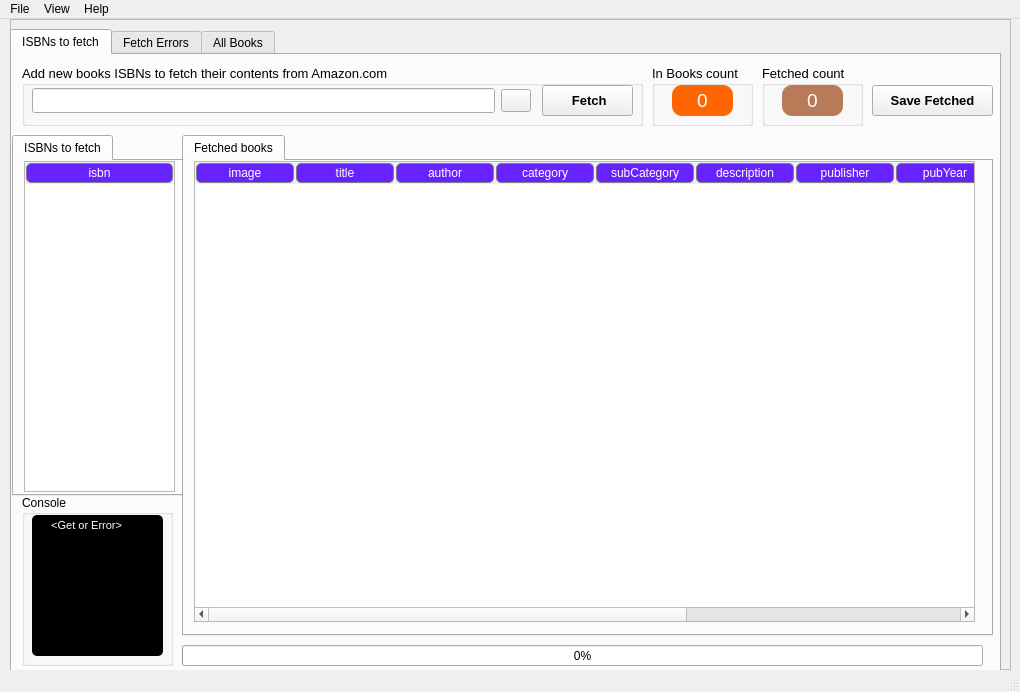
<?xml version="1.0" encoding="UTF-8"?>
<ui version="4.0">
 <class>MainWindow</class>
 <widget class="QMainWindow" name="MainWindow">
  <property name="geometry">
   <rect>
    <x>0</x>
    <y>0</y>
    <width>1020</width>
    <height>692</height>
   </rect>
  </property>
  <property name="sizePolicy">
   <sizepolicy hsizetype="Preferred" vsizetype="Preferred">
    <horstretch>0</horstretch>
    <verstretch>0</verstretch>
   </sizepolicy>
  </property>
  <property name="windowTitle">
   <string>Amazon Books Scraper - Main</string>
  </property>
  <property name="windowIcon">
   <iconset>
    <normaloff>files/app_icon.jpg</normaloff>files/app_icon.jpg</iconset>
  </property>
  <property name="dockOptions">
   <set>QMainWindow::AllowNestedDocks|QMainWindow::AllowTabbedDocks|QMainWindow::AnimatedDocks|QMainWindow::ForceTabbedDocks|QMainWindow::VerticalTabs</set>
  </property>
  <widget class="QWidget" name="centralwidget">
   <widget class="QFrame" name="frame_2">
    <property name="geometry">
     <rect>
      <x>10</x>
      <y>0</y>
      <width>1001</width>
      <height>651</height>
     </rect>
    </property>
    <property name="frameShape">
     <enum>QFrame::StyledPanel</enum>
    </property>
    <property name="frameShadow">
     <enum>QFrame::Raised</enum>
    </property>
    <widget class="QTabWidget" name="main_tabWidget">
     <property name="geometry">
      <rect>
       <x>0</x>
       <y>10</y>
       <width>991</width>
       <height>661</height>
      </rect>
     </property>
     <property name="toolTip">
      <string/>
     </property>
     <property name="styleSheet">
      <string notr="true">;</string>
     </property>
     <property name="currentIndex">
      <number>0</number>
     </property>
     <property name="movable">
      <bool>true</bool>
     </property>
     <widget class="QWidget" name="isbnsFetch_tab">
      <attribute name="title">
       <string>ISBNs to fetch</string>
      </attribute>
      <widget class="QGroupBox" name="groupBox_3">
       <property name="geometry">
        <rect>
         <x>10</x>
         <y>10</y>
         <width>621</width>
         <height>61</height>
        </rect>
       </property>
       <property name="font">
        <font>
         <pointsize>10</pointsize>
         <weight>50</weight>
         <bold>false</bold>
        </font>
       </property>
       <property name="title">
        <string>Add new books ISBNs to fetch their contents from Amazon.com</string>
       </property>
       <widget class="QWidget" name="horizontalLayoutWidget">
        <property name="geometry">
         <rect>
          <x>10</x>
          <y>20</y>
          <width>499</width>
          <height>32</height>
         </rect>
        </property>
        <layout class="QHBoxLayout" name="horizontalLayout">
         <item>
          <widget class="QLineEdit" name="csvFilePath_lineEdit">
           <property name="minimumSize">
            <size>
             <width>0</width>
             <height>25</height>
            </size>
           </property>
          </widget>
         </item>
         <item>
          <widget class="QPushButton" name="openFile_pushButton">
           <property name="maximumSize">
            <size>
             <width>30</width>
             <height>16777215</height>
            </size>
           </property>
           <property name="font">
            <font>
             <pointsize>10</pointsize>
             <weight>75</weight>
             <bold>true</bold>
            </font>
           </property>
           <property name="toolTip">
            <string>Choose CSV file with list of ISBNs to fecth</string>
           </property>
           <property name="text">
            <string/>
           </property>
           <property name="icon">
            <iconset>
             <normaloff>files/menuBar_icons/open.png</normaloff>files/menuBar_icons/open.png</iconset>
           </property>
           <property name="iconSize">
            <size>
             <width>20</width>
             <height>20</height>
            </size>
           </property>
           <property name="autoDefault">
            <bool>false</bool>
           </property>
           <property name="flat">
            <bool>false</bool>
           </property>
          </widget>
         </item>
        </layout>
       </widget>
       <widget class="QPushButton" name="fetchInfo_pushButton">
        <property name="geometry">
         <rect>
          <x>520</x>
          <y>20</y>
          <width>91</width>
          <height>31</height>
         </rect>
        </property>
        <property name="font">
         <font>
          <pointsize>10</pointsize>
          <weight>75</weight>
          <bold>true</bold>
         </font>
        </property>
        <property name="toolTip">
         <string>Fetch ISBNs books from Amazon.com</string>
        </property>
        <property name="styleSheet">
         <string notr="true"/>
        </property>
        <property name="text">
         <string> Fetch</string>
        </property>
        <property name="icon">
         <iconset>
          <normaloff>files/pushButtons_icons/fetch.png</normaloff>files/pushButtons_icons/fetch.png</iconset>
        </property>
        <property name="iconSize">
         <size>
          <width>20</width>
          <height>20</height>
         </size>
        </property>
        <property name="autoDefault">
         <bool>false</bool>
        </property>
        <property name="flat">
         <bool>false</bool>
        </property>
       </widget>
      </widget>
      <widget class="QProgressBar" name="progressBar">
       <property name="geometry">
        <rect>
         <x>170</x>
         <y>590</y>
         <width>801</width>
         <height>21</height>
        </rect>
       </property>
       <property name="value">
        <number>0</number>
       </property>
      </widget>
      <widget class="QGroupBox" name="groupBox">
       <property name="geometry">
        <rect>
         <x>10</x>
         <y>440</y>
         <width>151</width>
         <height>171</height>
        </rect>
       </property>
       <property name="title">
        <string>Console</string>
       </property>
       <widget class="QTextEdit" name="console_textEdit">
        <property name="geometry">
         <rect>
          <x>10</x>
          <y>20</y>
          <width>131</width>
          <height>141</height>
         </rect>
        </property>
        <property name="palette">
         <palette>
          <active>
           <colorrole role="Button">
            <brush brushstyle="SolidPattern">
             <color alpha="255">
              <red>0</red>
              <green>0</green>
              <blue>0</blue>
             </color>
            </brush>
           </colorrole>
           <colorrole role="Text">
            <brush brushstyle="SolidPattern">
             <color alpha="255">
              <red>255</red>
              <green>255</green>
              <blue>255</blue>
             </color>
            </brush>
           </colorrole>
           <colorrole role="Base">
            <brush brushstyle="SolidPattern">
             <color alpha="255">
              <red>0</red>
              <green>0</green>
              <blue>0</blue>
             </color>
            </brush>
           </colorrole>
           <colorrole role="Window">
            <brush brushstyle="SolidPattern">
             <color alpha="255">
              <red>0</red>
              <green>0</green>
              <blue>0</blue>
             </color>
            </brush>
           </colorrole>
          </active>
          <inactive>
           <colorrole role="Button">
            <brush brushstyle="SolidPattern">
             <color alpha="255">
              <red>0</red>
              <green>0</green>
              <blue>0</blue>
             </color>
            </brush>
           </colorrole>
           <colorrole role="Text">
            <brush brushstyle="SolidPattern">
             <color alpha="255">
              <red>255</red>
              <green>255</green>
              <blue>255</blue>
             </color>
            </brush>
           </colorrole>
           <colorrole role="Base">
            <brush brushstyle="SolidPattern">
             <color alpha="255">
              <red>0</red>
              <green>0</green>
              <blue>0</blue>
             </color>
            </brush>
           </colorrole>
           <colorrole role="Window">
            <brush brushstyle="SolidPattern">
             <color alpha="255">
              <red>0</red>
              <green>0</green>
              <blue>0</blue>
             </color>
            </brush>
           </colorrole>
          </inactive>
          <disabled>
           <colorrole role="Button">
            <brush brushstyle="SolidPattern">
             <color alpha="255">
              <red>0</red>
              <green>0</green>
              <blue>0</blue>
             </color>
            </brush>
           </colorrole>
           <colorrole role="Text">
            <brush brushstyle="SolidPattern">
             <color alpha="255">
              <red>120</red>
              <green>120</green>
              <blue>120</blue>
             </color>
            </brush>
           </colorrole>
           <colorrole role="Base">
            <brush brushstyle="SolidPattern">
             <color alpha="255">
              <red>0</red>
              <green>0</green>
              <blue>0</blue>
             </color>
            </brush>
           </colorrole>
           <colorrole role="Window">
            <brush brushstyle="SolidPattern">
             <color alpha="255">
              <red>0</red>
              <green>0</green>
              <blue>0</blue>
             </color>
            </brush>
           </colorrole>
          </disabled>
         </palette>
        </property>
        <property name="styleSheet">
         <string notr="true">QTextEdit {background-color:black; border-radius:5px;}</string>
        </property>
        <property name="html">
         <string>&lt;!DOCTYPE HTML PUBLIC &quot;-//W3C//DTD HTML 4.0//EN&quot; &quot;http://www.w3.org/TR/REC-html40/strict.dtd&quot;&gt;
&lt;html&gt;&lt;head&gt;&lt;meta name=&quot;qrichtext&quot; content=&quot;1&quot; /&gt;&lt;style type=&quot;text/css&quot;&gt;
p, li { white-space: pre-wrap; }
&lt;/style&gt;&lt;/head&gt;&lt;body style=&quot; font-family:'MS Shell Dlg 2'; font-size:8.25pt; font-weight:400; font-style:normal;&quot;&gt;
&lt;p style=&quot; margin-top:0px; margin-bottom:0px; margin-left:0px; margin-right:0px; -qt-block-indent:0; text-indent:0px;&quot;&gt;     &amp;lt;Get or Error&amp;gt;&lt;/p&gt;&lt;/body&gt;&lt;/html&gt;</string>
        </property>
       </widget>
      </widget>
      <widget class="QPushButton" name="saveFetched_pushButton">
       <property name="geometry">
        <rect>
         <x>860</x>
         <y>30</y>
         <width>121</width>
         <height>31</height>
        </rect>
       </property>
       <property name="font">
        <font>
         <pointsize>10</pointsize>
         <weight>75</weight>
         <bold>true</bold>
        </font>
       </property>
       <property name="toolTip">
        <string>Save fetched books as CSV file</string>
       </property>
       <property name="statusTip">
        <string/>
       </property>
       <property name="text">
        <string>Save Fetched</string>
       </property>
       <property name="icon">
        <iconset>
         <normaloff>files/pushButtons_icons/save_all.png</normaloff>files/pushButtons_icons/save_all.png</iconset>
       </property>
       <property name="iconSize">
        <size>
         <width>20</width>
         <height>20</height>
        </size>
       </property>
      </widget>
      <widget class="QGroupBox" name="groupBox_5">
       <property name="geometry">
        <rect>
         <x>750</x>
         <y>10</y>
         <width>101</width>
         <height>61</height>
        </rect>
       </property>
       <property name="font">
        <font>
         <pointsize>10</pointsize>
         <weight>50</weight>
         <bold>false</bold>
         <underline>false</underline>
        </font>
       </property>
       <property name="title">
        <string>Fetched count</string>
       </property>
       <widget class="QLabel" name="fetchedCount_label">
        <property name="geometry">
         <rect>
          <x>20</x>
          <y>20</y>
          <width>61</width>
          <height>31</height>
         </rect>
        </property>
        <property name="font">
         <font>
          <pointsize>14</pointsize>
         </font>
        </property>
        <property name="styleSheet">
         <string notr="true">background-color: #B97A57; color: white; border-radius:10px;</string>
        </property>
        <property name="text">
         <string>0</string>
        </property>
        <property name="alignment">
         <set>Qt::AlignCenter</set>
        </property>
       </widget>
      </widget>
      <widget class="QTabWidget" name="tabWidget_2">
       <property name="geometry">
        <rect>
         <x>0</x>
         <y>80</y>
         <width>171</width>
         <height>361</height>
        </rect>
       </property>
       <property name="currentIndex">
        <number>0</number>
       </property>
       <widget class="QWidget" name="tab_4">
        <attribute name="title">
         <string>ISBNs to fetch</string>
        </attribute>
        <widget class="QTableWidget" name="isbns_tableWidget">
         <property name="geometry">
          <rect>
           <x>10</x>
           <y>0</y>
           <width>151</width>
           <height>331</height>
          </rect>
         </property>
         <property name="styleSheet">
          <string notr="true">QHeaderView::section
{
spacing: 10px;
background-color:#6622ff;
color: white;
border: 1px solid grey;
border-radius:5px;
margin: 1px;
text-align: right;
font-family: arial;
font-size:12px;
}</string>
         </property>
         <property name="frameShadow">
          <enum>QFrame::Sunken</enum>
         </property>
         <property name="editTriggers">
          <set>QAbstractItemView::NoEditTriggers</set>
         </property>
         <property name="alternatingRowColors">
          <bool>true</bool>
         </property>
         <attribute name="horizontalHeaderStretchLastSection">
          <bool>true</bool>
         </attribute>
         <column>
          <property name="text">
           <string>isbn</string>
          </property>
         </column>
        </widget>
       </widget>
      </widget>
      <widget class="QTabWidget" name="tabWidget_3">
       <property name="geometry">
        <rect>
         <x>170</x>
         <y>80</y>
         <width>811</width>
         <height>501</height>
        </rect>
       </property>
       <widget class="QWidget" name="tab_5">
        <attribute name="title">
         <string>Fetched books</string>
        </attribute>
        <widget class="QTableWidget" name="fetchedBooks_tableWidget">
         <property name="geometry">
          <rect>
           <x>10</x>
           <y>0</y>
           <width>781</width>
           <height>461</height>
          </rect>
         </property>
         <property name="styleSheet">
          <string notr="true">QHeaderView::section
{
spacing: 10px;
background-color:#6622ff;
color: white;
border: 1px solid grey;
border-radius:5px;
margin: 1px;
text-align: right;
font-family: arial;
font-size:12px;
}</string>
         </property>
         <property name="frameShadow">
          <enum>QFrame::Sunken</enum>
         </property>
         <property name="editTriggers">
          <set>QAbstractItemView::NoEditTriggers</set>
         </property>
         <property name="alternatingRowColors">
          <bool>true</bool>
         </property>
         <attribute name="horizontalHeaderStretchLastSection">
          <bool>true</bool>
         </attribute>
         <attribute name="verticalHeaderDefaultSectionSize">
          <number>100</number>
         </attribute>
         <attribute name="verticalHeaderMinimumSectionSize">
          <number>50</number>
         </attribute>
         <column>
          <property name="text">
           <string>image</string>
          </property>
         </column>
         <column>
          <property name="text">
           <string>title</string>
          </property>
         </column>
         <column>
          <property name="text">
           <string>author</string>
          </property>
         </column>
         <column>
          <property name="text">
           <string>category</string>
          </property>
         </column>
         <column>
          <property name="text">
           <string>subCategory</string>
          </property>
         </column>
         <column>
          <property name="text">
           <string>description</string>
          </property>
         </column>
         <column>
          <property name="text">
           <string>publisher</string>
          </property>
         </column>
         <column>
          <property name="text">
           <string>pubYear</string>
          </property>
         </column>
         <column>
          <property name="text">
           <string>language</string>
          </property>
         </column>
         <column>
          <property name="text">
           <string>numPages</string>
          </property>
         </column>
         <column>
          <property name="text">
           <string>isbn</string>
          </property>
         </column>
        </widget>
       </widget>
      </widget>
      <widget class="QGroupBox" name="groupBox_6">
       <property name="geometry">
        <rect>
         <x>640</x>
         <y>10</y>
         <width>101</width>
         <height>61</height>
        </rect>
       </property>
       <property name="font">
        <font>
         <pointsize>10</pointsize>
         <weight>50</weight>
         <bold>false</bold>
         <underline>false</underline>
        </font>
       </property>
       <property name="title">
        <string>In Books count</string>
       </property>
       <widget class="QLabel" name="inBooksCount_label">
        <property name="geometry">
         <rect>
          <x>20</x>
          <y>20</y>
          <width>61</width>
          <height>31</height>
         </rect>
        </property>
        <property name="font">
         <font>
          <pointsize>14</pointsize>
         </font>
        </property>
        <property name="styleSheet">
         <string notr="true">background-color: #ff6500; color: white; border-radius:10px;</string>
        </property>
        <property name="text">
         <string>0</string>
        </property>
        <property name="alignment">
         <set>Qt::AlignCenter</set>
        </property>
       </widget>
      </widget>
     </widget>
     <widget class="QWidget" name="fetchErros_tab">
      <attribute name="title">
       <string>Fetch Errors</string>
      </attribute>
      <widget class="QTableWidget" name="errorsFetch_tableWidget">
       <property name="geometry">
        <rect>
         <x>10</x>
         <y>10</y>
         <width>821</width>
         <height>591</height>
        </rect>
       </property>
       <property name="contextMenuPolicy">
        <enum>Qt::DefaultContextMenu</enum>
       </property>
       <property name="styleSheet">
        <string notr="true">QHeaderView::section
{
spacing: 10px;
background-color:#6622ff;
color: white;
border: 1px solid grey;
border-radius:5px;
margin: 1px;
text-align: right;
font-family: arial;
font-size:12px;
}</string>
       </property>
       <property name="frameShadow">
        <enum>QFrame::Sunken</enum>
       </property>
       <property name="editTriggers">
        <set>QAbstractItemView::NoEditTriggers</set>
       </property>
       <property name="alternatingRowColors">
        <bool>true</bool>
       </property>
       <property name="textElideMode">
        <enum>Qt::ElideLeft</enum>
       </property>
       <attribute name="horizontalHeaderStretchLastSection">
        <bool>true</bool>
       </attribute>
       <attribute name="verticalHeaderMinimumSectionSize">
        <number>23</number>
       </attribute>
       <column>
        <property name="text">
         <string>isbn</string>
        </property>
       </column>
       <column>
        <property name="text">
         <string>error</string>
        </property>
       </column>
      </widget>
      <widget class="QPushButton" name="clearErrors_pushButton">
       <property name="geometry">
        <rect>
         <x>840</x>
         <y>110</y>
         <width>141</width>
         <height>31</height>
        </rect>
       </property>
       <property name="font">
        <font>
         <pointsize>10</pointsize>
         <weight>75</weight>
         <bold>true</bold>
        </font>
       </property>
       <property name="toolTip">
        <string>Delete all errors records from database</string>
       </property>
       <property name="text">
        <string>Clear All</string>
       </property>
       <property name="icon">
        <iconset>
         <normaloff>files/pushButtons_icons/trash.png</normaloff>files/pushButtons_icons/trash.png</iconset>
       </property>
       <property name="iconSize">
        <size>
         <width>20</width>
         <height>20</height>
        </size>
       </property>
      </widget>
      <widget class="QPushButton" name="saveLogsErrors_pushButton">
       <property name="geometry">
        <rect>
         <x>840</x>
         <y>150</y>
         <width>141</width>
         <height>31</height>
        </rect>
       </property>
       <property name="font">
        <font>
         <pointsize>10</pointsize>
         <weight>75</weight>
         <bold>true</bold>
        </font>
       </property>
       <property name="toolTip">
        <string>Save all errors log as CSV file</string>
       </property>
       <property name="text">
        <string>Save Logs</string>
       </property>
       <property name="icon">
        <iconset>
         <normaloff>files/pushButtons_icons/save.png</normaloff>files/pushButtons_icons/save.png</iconset>
       </property>
       <property name="iconSize">
        <size>
         <width>20</width>
         <height>20</height>
        </size>
       </property>
      </widget>
      <widget class="QGroupBox" name="groupBox_4">
       <property name="geometry">
        <rect>
         <x>850</x>
         <y>20</y>
         <width>121</width>
         <height>61</height>
        </rect>
       </property>
       <property name="font">
        <font>
         <pointsize>10</pointsize>
         <weight>50</weight>
         <bold>false</bold>
         <underline>false</underline>
        </font>
       </property>
       <property name="title">
        <string>Errors count</string>
       </property>
       <widget class="QLabel" name="errorsCount_label">
        <property name="geometry">
         <rect>
          <x>30</x>
          <y>20</y>
          <width>61</width>
          <height>31</height>
         </rect>
        </property>
        <property name="font">
         <font>
          <pointsize>14</pointsize>
         </font>
        </property>
        <property name="styleSheet">
         <string notr="true">background-color: #FF2233; color: white; border-radius:10px;</string>
        </property>
        <property name="text">
         <string>0</string>
        </property>
        <property name="alignment">
         <set>Qt::AlignCenter</set>
        </property>
       </widget>
      </widget>
     </widget>
     <widget class="QWidget" name="allBooks_tab">
      <attribute name="title">
       <string>All Books</string>
      </attribute>
      <widget class="QTableWidget" name="books_tableWidget">
       <property name="geometry">
        <rect>
         <x>10</x>
         <y>10</y>
         <width>821</width>
         <height>591</height>
        </rect>
       </property>
       <property name="styleSheet">
        <string notr="true">QHeaderView::section
{
spacing: 10px;
background-color:#6622ff;
color: white;
border: 1px solid grey;
border-radius:5px;
margin: 1px;
text-align: right;
font-family: arial;
font-size:12px;
}</string>
       </property>
       <property name="frameShadow">
        <enum>QFrame::Sunken</enum>
       </property>
       <property name="editTriggers">
        <set>QAbstractItemView::NoEditTriggers</set>
       </property>
       <property name="alternatingRowColors">
        <bool>true</bool>
       </property>
       <attribute name="horizontalHeaderStretchLastSection">
        <bool>true</bool>
       </attribute>
       <attribute name="verticalHeaderDefaultSectionSize">
        <number>100</number>
       </attribute>
       <attribute name="verticalHeaderMinimumSectionSize">
        <number>50</number>
       </attribute>
       <column>
        <property name="text">
         <string>image</string>
        </property>
       </column>
       <column>
        <property name="text">
         <string>title</string>
        </property>
       </column>
       <column>
        <property name="text">
         <string>author</string>
        </property>
       </column>
       <column>
        <property name="text">
         <string>category</string>
        </property>
       </column>
       <column>
        <property name="text">
         <string>subCategory</string>
        </property>
       </column>
       <column>
        <property name="text">
         <string>description</string>
        </property>
       </column>
       <column>
        <property name="text">
         <string>publisher</string>
        </property>
       </column>
       <column>
        <property name="text">
         <string>pubYear</string>
        </property>
       </column>
       <column>
        <property name="text">
         <string>language</string>
        </property>
       </column>
       <column>
        <property name="text">
         <string>numPages</string>
        </property>
       </column>
       <column>
        <property name="text">
         <string>isbn</string>
        </property>
       </column>
      </widget>
      <widget class="QPushButton" name="saveCSV_pushButton">
       <property name="geometry">
        <rect>
         <x>840</x>
         <y>110</y>
         <width>141</width>
         <height>31</height>
        </rect>
       </property>
       <property name="font">
        <font>
         <pointsize>10</pointsize>
         <weight>75</weight>
         <bold>true</bold>
        </font>
       </property>
       <property name="toolTip">
        <string>Save all books as CSV file</string>
       </property>
       <property name="styleSheet">
        <string notr="true"/>
       </property>
       <property name="text">
        <string>Save Books CSV</string>
       </property>
       <property name="icon">
        <iconset>
         <normaloff>files/pushButtons_icons/save_all.png</normaloff>files/pushButtons_icons/save_all.png</iconset>
       </property>
       <property name="iconSize">
        <size>
         <width>20</width>
         <height>20</height>
        </size>
       </property>
       <property name="autoDefault">
        <bool>false</bool>
       </property>
       <property name="flat">
        <bool>false</bool>
       </property>
      </widget>
      <widget class="QGroupBox" name="groupBox_2">
       <property name="geometry">
        <rect>
         <x>850</x>
         <y>20</y>
         <width>121</width>
         <height>61</height>
        </rect>
       </property>
       <property name="font">
        <font>
         <pointsize>10</pointsize>
         <weight>50</weight>
         <bold>false</bold>
         <underline>false</underline>
        </font>
       </property>
       <property name="title">
        <string>Books count</string>
       </property>
       <widget class="QLabel" name="booksCount_label">
        <property name="geometry">
         <rect>
          <x>30</x>
          <y>20</y>
          <width>61</width>
          <height>31</height>
         </rect>
        </property>
        <property name="font">
         <font>
          <pointsize>14</pointsize>
         </font>
        </property>
        <property name="styleSheet">
         <string notr="true">background-color: #FF6B1B; color: white; border-radius:10px;</string>
        </property>
        <property name="text">
         <string>0</string>
        </property>
        <property name="alignment">
         <set>Qt::AlignCenter</set>
        </property>
       </widget>
      </widget>
      <widget class="QPushButton" name="plot_pushButton">
       <property name="geometry">
        <rect>
         <x>840</x>
         <y>300</y>
         <width>141</width>
         <height>91</height>
        </rect>
       </property>
       <property name="text">
        <string/>
       </property>
       <property name="icon">
        <iconset>
         <normaloff>files/bar_chart_icon.png</normaloff>files/bar_chart_icon.png</iconset>
       </property>
       <property name="iconSize">
        <size>
         <width>128</width>
         <height>128</height>
        </size>
       </property>
      </widget>
      <widget class="QLabel" name="label">
       <property name="geometry">
        <rect>
         <x>850</x>
         <y>260</y>
         <width>121</width>
         <height>41</height>
        </rect>
       </property>
       <property name="font">
        <font>
         <pointsize>10</pointsize>
        </font>
       </property>
       <property name="text">
        <string>Number of Books Published Per Year</string>
       </property>
       <property name="alignment">
        <set>Qt::AlignCenter</set>
       </property>
       <property name="wordWrap">
        <bool>true</bool>
       </property>
      </widget>
     </widget>
    </widget>
   </widget>
  </widget>
  <widget class="QMenuBar" name="menubar">
   <property name="geometry">
    <rect>
     <x>0</x>
     <y>0</y>
     <width>1020</width>
     <height>21</height>
    </rect>
   </property>
   <widget class="QMenu" name="menuFile">
    <property name="title">
     <string>File</string>
    </property>
    <widget class="QMenu" name="menuSave">
     <property name="title">
      <string>Save</string>
     </property>
     <property name="icon">
      <iconset>
       <normaloff>files/menuBar_icons/save.png</normaloff>files/menuBar_icons/save.png</iconset>
     </property>
     <addaction name="actionSave_FetchedBooks"/>
     <addaction name="actionSave_AllBooks"/>
    </widget>
    <addaction name="actionNew"/>
    <addaction name="actionOpen"/>
    <addaction name="menuSave"/>
    <addaction name="actionExit"/>
    <addaction name="separator"/>
   </widget>
   <widget class="QMenu" name="menuView">
    <property name="title">
     <string>View</string>
    </property>
    <addaction name="separator"/>
    <addaction name="actionISBNs_to_fetch"/>
    <addaction name="actionFetch_Errors"/>
    <addaction name="actionAll_Books"/>
   </widget>
   <widget class="QMenu" name="menuAbout">
    <property name="title">
     <string>Help</string>
    </property>
    <addaction name="separator"/>
    <addaction name="actionAbout_App"/>
    <addaction name="actionContacts"/>
   </widget>
   <addaction name="menuFile"/>
   <addaction name="menuView"/>
   <addaction name="menuAbout"/>
  </widget>
  <widget class="QStatusBar" name="statusbar"/>
  <action name="actionNew">
   <property name="icon">
    <iconset>
     <normaloff>files/menuBar_icons/new.png</normaloff>files/menuBar_icons/new.png</iconset>
   </property>
   <property name="text">
    <string>New</string>
   </property>
  </action>
  <action name="actionOpen">
   <property name="icon">
    <iconset>
     <normaloff>files/menuBar_icons/open.png</normaloff>files/menuBar_icons/open.png</iconset>
   </property>
   <property name="text">
    <string>Open</string>
   </property>
  </action>
  <action name="actionExit">
   <property name="icon">
    <iconset>
     <normaloff>../../icons/png/menu_bar/icons8_delete_32px_1.png</normaloff>../../icons/png/menu_bar/icons8_delete_32px_1.png</iconset>
   </property>
   <property name="text">
    <string>Exit</string>
   </property>
  </action>
  <action name="actionISBNs_to_fetch">
   <property name="icon">
    <iconset>
     <normaloff>files/pushButtons_icons/fetch.png</normaloff>files/pushButtons_icons/fetch.png</iconset>
   </property>
   <property name="text">
    <string>ISBNs to fetch</string>
   </property>
  </action>
  <action name="actionFetch_Errors">
   <property name="icon">
    <iconset>
     <normaloff>files/menuBar_icons/fetchErrors.png</normaloff>files/menuBar_icons/fetchErrors.png</iconset>
   </property>
   <property name="text">
    <string>Fetch Errors</string>
   </property>
  </action>
  <action name="actionAll_Books">
   <property name="icon">
    <iconset>
     <normaloff>files/menuContext_icons/books.png</normaloff>files/menuContext_icons/books.png</iconset>
   </property>
   <property name="text">
    <string>All Books</string>
   </property>
  </action>
  <action name="actionAbout_App">
   <property name="icon">
    <iconset>
     <normaloff>files/menuBar_icons/about.png</normaloff>files/menuBar_icons/about.png</iconset>
   </property>
   <property name="text">
    <string>About App</string>
   </property>
  </action>
  <action name="actionContacts">
   <property name="icon">
    <iconset>
     <normaloff>files/menuBar_icons/contacts.png</normaloff>files/menuBar_icons/contacts.png</iconset>
   </property>
   <property name="text">
    <string>Contacts</string>
   </property>
  </action>
  <action name="actionSave_FetchedBooks">
   <property name="icon">
    <iconset>
     <normaloff>files/pushButtons_icons/fetch.png</normaloff>files/pushButtons_icons/fetch.png</iconset>
   </property>
   <property name="text">
    <string>Fetched Books</string>
   </property>
  </action>
  <action name="actionSave_AllBooks">
   <property name="icon">
    <iconset>
     <normaloff>files/menuContext_icons/books.png</normaloff>files/menuContext_icons/books.png</iconset>
   </property>
   <property name="text">
    <string>All Books</string>
   </property>
  </action>
 </widget>
 <resources/>
 <connections/>
</ui>
